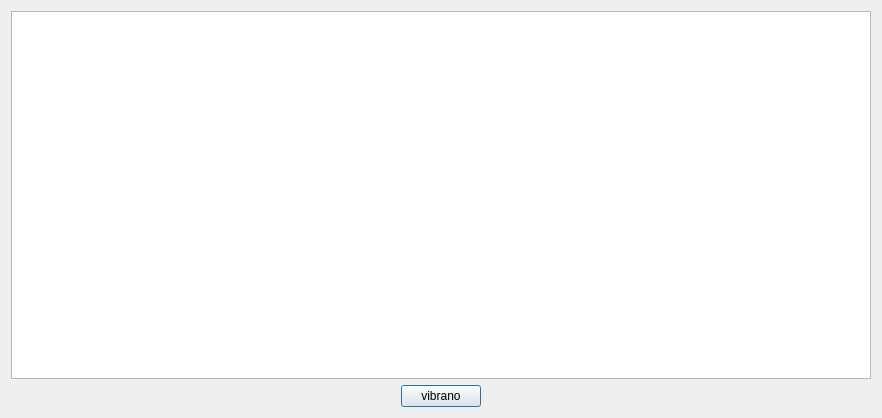
<?xml version="1.0" encoding="UTF-8"?>
<ui version="4.0">
 <class>mkoq_xxsgrid</class>
 <widget class="QDialog" name="mkoq_xxsgrid">
  <property name="windowModality">
   <enum>Qt::ApplicationModal</enum>
  </property>
  <property name="geometry">
   <rect>
    <x>0</x>
    <y>0</y>
    <width>882</width>
    <height>418</height>
   </rect>
  </property>
  <property name="windowTitle">
   <string>mkoq_xxsgrid</string>
  </property>
  <layout class="QVBoxLayout" name="verticalLayout">
   <item>
    <widget class="QTableView" name="mkoq_xxsgrid_g">
     <property name="selectionBehavior">
      <enum>QAbstractItemView::SelectRows</enum>
     </property>
    </widget>
   </item>
   <item>
    <layout class="QHBoxLayout" name="horizontalLayout">
     <item>
      <spacer name="horizontalSpacer_2">
       <property name="orientation">
        <enum>Qt::Horizontal</enum>
       </property>
       <property name="sizeHint" stdset="0">
        <size>
         <width>40</width>
         <height>20</height>
        </size>
       </property>
      </spacer>
     </item>
     <item>
      <widget class="QPushButton" name="mkoq_xxsgrid_exit_c">
       <property name="text">
        <string>vibrano</string>
       </property>
      </widget>
     </item>
     <item>
      <spacer name="horizontalSpacer">
       <property name="orientation">
        <enum>Qt::Horizontal</enum>
       </property>
       <property name="sizeHint" stdset="0">
        <size>
         <width>40</width>
         <height>20</height>
        </size>
       </property>
      </spacer>
     </item>
    </layout>
   </item>
  </layout>
 </widget>
 <tabstops>
  <tabstop>mkoq_xxsgrid_exit_c</tabstop>
  <tabstop>mkoq_xxsgrid_g</tabstop>
 </tabstops>
 <resources/>
 <connections/>
</ui>
